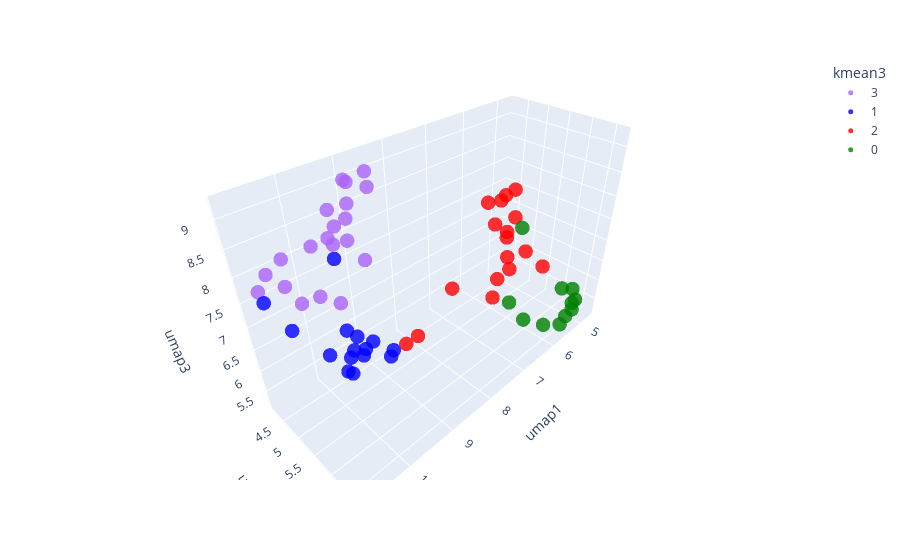

The code cell stored with this chart in its notebook:
### Code cell
px.scatter_3d(df_behavior, x="umap1", y="umap2", z="umap3",
                         color="kmean3", hover_data=['sessions'],
                         color_discrete_map={'0': 'green', '1': 'blue', '2': 'red'},
                         opacity=0.8).update_traces(marker=dict(size=5))

# px.scatter_3d(df_behavior, x="tsne3_1", y="tsne3_2", z="tsne3_3",
#                          color="kmean3", hover_data=['sessions'],
#                          color_discrete_map={'0': 'green', '1': 'blue', '2': 'red'},
#                          opacity=0.8).update_traces(marker=dict(size=5))

### Figure 1 — Plotly figure (JSON) as saved in the notebook; plotly's stock layout.template omitted (floating-point values rounded to 4 significant figures)
{"data": [{"customdata": [["free_Rat1-probe4-day2-Behavior_and_Optogenetics_TimeStamps_Probe_A.mat"], ["free_Rat5-probe8-day1_Behavior_and_Optogenetics_TimeStamps.mat"], ["free_Rat5-probe8-day2-Behavior_and_Optogenetics_TimeStamps.mat"], ["Free_Rat5-probe8-day4-Behavior_and_Optogenetics_TimeStamps.mat"], ["Free_Rat8-probe12-day1_Behavior_and_Optogenetics_TimeStamps.mat"], ["free_Rat8-probe12-day2_Behavior_and_Optogenetics_TimeStamps.mat"], ["free_Rat8-probe12-day3_Behavior_and_Optogenetics_TimeStamps.mat"], ["free_Rat9-probe11-day1_Behavior_and_Optogenetics_TimeStamps.mat"], ["free_Rat9-probe11-day2_Behavior_and_Optogenetics_TimeStamps.mat"], ["free_Rat14-Probe14-day3-Behavior_and_Optogenetics_TimeStamps.mat"], ["free_Rat15-probe17-day2-Behavior_and_Optogenetics_TimeStamps.mat"], ["free_Rat18-probe19-day2-Behavior_and_Optogenetics_TimeStamps.mat"], ["free_Rat18-probe19-day3-Behavior_and_Optogenetics_TimeStamps.mat"], ["free_Rat19-probe20-day1-Behavior_and_Optogenetics_TimeStamps.mat"], ["free_Rat19-probe20-day2-Behavior_and_Optogenetics_TimeStamps.mat"], ["free_Rat19-probe20-day3-Behavior_and_Optogenetics_TimeStamps.mat"], ["Free_Rat21-probe20-day1-Behavior_and_Optogenetics_TimeStamps.mat"], ["free_Rat10-probe13-day4_Behavior_and_Optogenetics_TimeStamps.mat"], ["free_Rat12-probe16-day3_Behavior_and_Optogenetics_TimeStamps.mat"], ["free_Rat16-probe18-day2-Behavior_and_Optogenetics_TimeStamps.mat"]], "hovertemplate": "kmean3=3<br>umap1=%{x}<br>umap2=%{y}<br>umap3=%{z}<br>sessions=%{customdata[0]}<extra></extra>", "legendgroup": "3", "marker": {"color": "#ab63fa", "opacity": 0.8, "size": 5, "symbol": "circle"}, "mode": "markers", "name": "3", "scene": "scene", "showlegend": true, "type": "scatter3d", "x": [10.82, 9.01, 8.979, 10.17, 9.384, 9.232, 8.848, 10.59, 9.545, 9.359, 10.37, 10.45, 10.01, 9.181, 9.888, 10.6, 10.64, 9.388, 9.077, 8.985], "y": [4.463, 4.376, 4.891, 5.687, 4.326, 4.649, 4.676, 5.359, 4.738, 4.873, 5.506, 4.666, 4.79, 4.503, 5.22, 4.932, 4.451, 4.21, 4.304, 4.633], "z": [7.845, 9.002, 9.083, 7.968, 8.63, 9.205, 9.228, 8.007, 8.564, 8.936, 8.092, 8.356, 8.436, 8.461, 8.606, 8.076, 8.066, 8.055, 7.911, 7.627]}, {"customdata": [["free_Rat4-probe3-sniffing-day1-Behavior_and_Optogenetics_TimeStamps_Probe_A.mat"], ["free_Rat12-probe16-day1_Behavior_and_Optogenetics_TimeStamps.mat"], ["free_Rat3-probe2-sniffing-day2-Behavior_and_Optogenetics_TimeStamps_Probe_A.mat"], ["Free_Rat4-probe3-sniffing-day2-Behavior_and_Optogenetics_TimeStamps_Probe_A.mat"], ["free_Rat4-probe3-sniffing-day3-Behavior_and_Optogenetics_TimeStamps_Probe_A.mat"], ["free_Rat10-probe13-day1_Behavior_and_Optogenetics_TimeStamps.mat"], ["free_Rat10-probe13-day2_Behavior_and_Optogenetics_TimeStamps.mat"], ["free_Rat10-probe13-day3_Behavior_and_Optogenetics_TimeStamps.mat"], ["free_Rat12-probe16-day2_Behavior_and_Optogenetics_TimeStamps.mat"], ["free_Rat14-probe14-day1-Behavior_and_Optogenetics_TimeStamps.mat"], ["free_Rat15-probe17-day3-Behavior_and_Optogenetics_TimeStamps.mat"], ["free_Rat16-probe18-day3-Behavior_and_Optogenetics_TimeStamps.mat"], ["Free_Rat18-Probe19-day1-Behavior_and_Optogenetics_TimeStamps.mat"], ["Free_Rat19-probe18-Day3-Behavior_and_Optogenetics_TimeStamps.mat"], ["Free_Rat19-probe18-day6-Behavior_and_Optogenetics_TimeStamps.mat"]], "hovertemplate": "kmean3=1<br>umap1=%{x}<br>umap2=%{y}<br>umap3=%{z}<br>sessions=%{customdata[0]}<extra></extra>", "legendgroup": "1", "marker": {"color": "blue", "opacity": 0.8, "size": 5, "symbol": "circle"}, "mode": "markers", "name": "1", "scene": "scene", "showlegend": true, "type": "scatter3d", "x": [10.76, 10.79, 9.038, 8.871, 9.08, 10.47, 9.326, 9.295, 10.24, 10.34, 10.09, 10.28, 9.183, 9.002, 9.207], "y": [4.404, 5.298, 5.205, 5.077, 4.461, 5.662, 4.271, 4.158, 5.71, 6.01, 5.716, 5.93, 4.376, 4.62, 4.559], "z": [7.566, 7.591, 5.778, 5.735, 5.487, 7.133, 6.003, 7.572, 6.658, 6.911, 7.009, 7.144, 5.825, 5.74, 5.471]}, {"customdata": [["free_Rat3-probe2-sniffing-day3-Behavior_and_Optogenetics_TimeStamps_Probe_A.mat"], ["Free_Rat17-Probe14-day1-Behavior_and_Optogenetics_TimeStamps_Probe_A.mat"], ["Free_Rat17-probe14-day2-Behavior_and_Optogenetics_TimeStamps_Probe_A.mat"], ["Free_Rat1-probe4-day1-Behavior_and_Optogenetics_TimeStamps_Probe_A.mat"], ["free_Rat2-probe1-Sniffing-day1-Behavior_and_Optogenetics_TimeStamps_Probe_A.mat"], ["free_Rat2-probe1-sniffing-day3-Behavior_and_Optogenetics_TimeStamps_Probe_A.mat"], ["Free_Rat3-probe2-Sniffing-Day1-Behavior_and_Optogenetics_TimeStamps_Probe_A.mat"], ["free_Rat3-probe2-sniffing-day4-Behavior_and_Optogenetics_TimeStamps_Probe_A.mat"], ["Free_Rat8-probe8-Day2-sniffing_Behavior_and_Optogenetics_TimeStamps_Probe_A.mat"], ["Free_Rat16-probe16-day1-Behavior_and_Optogenetics_TimeStamps_Probe_A.mat"], ["Free_Rat16-probe16-day2-Behavior_and_Optogenetics_TimeStamps_Probe_A.mat"], ["Free_Rat16-probe16-day4-Behavior_and_Optogenetics_TimeStamps_Probe_A.mat"], ["Free_Rat17-probe14-day5-Behavior_and_Optogenetics_TimeStamps_Probe_A.mat"], ["Free_Rat19-probe18-Day1-Behavior_and_Optogenetics_TimeStamps.mat"], ["Free_Rat19-probe18-Day2-Behavior_and_Optogenetics_TimeStamps.mat"], ["Free_Rat26-Probe25-Day1-Behavior_and_Optogenetics_TimeStamps.mat"], ["Free_Rat26-Probe25-Day4-Behavior_and_Optogenetics_TimeStamps.mat"]], "hovertemplate": "kmean3=2<br>umap1=%{x}<br>umap2=%{y}<br>umap3=%{z}<br>sessions=%{customdata[0]}<extra></extra>", "legendgroup": "2", "marker": {"color": "red", "opacity": 0.8, "size": 5, "symbol": "circle"}, "mode": "markers", "name": "2", "scene": "scene", "showlegend": true, "type": "scatter3d", "x": [7.37, 8.216, 8.452, 5.474, 5.973, 5.785, 5.932, 6.43, 6.118, 6.669, 6.332, 6.458, 6.561, 6.594, 6.127, 5.976, 6.464], "y": [5.137, 5.028, 4.941, 5.93, 5.314, 5.68, 5.337, 5.36, 5.427, 5.359, 5.425, 5.796, 5.676, 5.543, 5.563, 5.489, 5.498], "z": [6.415, 5.638, 5.525, 6.404, 7.197, 6.81, 6.574, 7.577, 7.176, 8.132, 6.259, 8.474, 8.36, 5.984, 6.478, 7.604, 8.153]}, {"customdata": [["Free_Rat2-probe1-sniffing-day2-Behavior_and_Optogenetics_TimeStamps_Probe_A.mat"], ["Free_Rat8-Probe8-Day1-sniffing_Behavior_and_Optogenetics_TimeStamps.mat"], ["free_Rat9-probe11-day3_Behavior_and_Optogenetics_TimeStamps.mat"], ["free_Rat9-probe11-day4_Behavior_and_Optogenetics_TimeStamps.mat"], ["free_Rat14-Probe14-day2-Behavior_and_Optogenetics_TimeStamps.mat"], ["free_Rat15-probe17-day1-Behavior_and_Optogenetics_TimeStamps.mat"], ["free_Rat16-probe18-day1-Behavior_and_Optogenetics_TimeStamps.mat"], ["Free_Rat20-Probe19-day1-Behavior_and_Optogenetics_TimeStamps.mat"], ["Free_Rat22-probe21-Day1-Behavior_and_Optogenetics_TimeStamps.mat"], ["Free_Rat23-probe22-Day1-Behavior_and_Optogenetics_TimeStamps.mat"], ["Free_Rat23-probe22-Day2-Behavior_and_Optogenetics_TimeStamps.mat"]], "hovertemplate": "kmean3=0<br>umap1=%{x}<br>umap2=%{y}<br>umap3=%{z}<br>sessions=%{customdata[0]}<extra></extra>", "legendgroup": "0", "marker": {"color": "green", "opacity": 0.8, "size": 5, "symbol": "circle"}, "mode": "markers", "name": "0", "scene": "scene", "showlegend": true, "type": "scatter3d", "x": [6.294, 5.589, 5.719, 5.744, 6.138, 4.716, 4.954, 4.877, 5.348, 5.234, 5.158], "y": [5.752, 6.608, 5.493, 6.303, 6.044, 6.298, 6.466, 6.49, 6.694, 6.512, 6.281], "z": [5.804, 5.289, 7.261, 5.182, 5.412, 5.601, 5.429, 5.497, 5.614, 5.25, 5.846]}], "layout": {"legend": {"title": {"text": "kmean3"}, "tracegroupgap": 0}, "margin": {"t": 60}, "scene": {"domain": {"x": [0, 1], "y": [0, 1]}, "xaxis": {"title": {"text": "umap1"}}, "yaxis": {"title": {"text": "umap2"}}, "zaxis": {"title": {"text": "umap3"}}}}}
